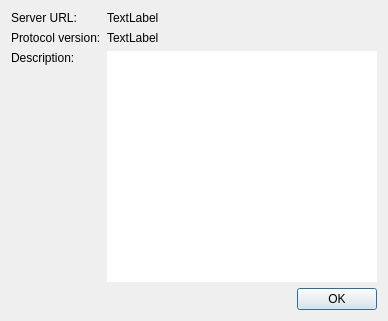
<ui version="4.0" >
 <class>aboutServerDialog</class>
 <widget class="QDialog" name="aboutServerDialog" >
  <property name="windowModality" >
   <enum>Qt::ApplicationModal</enum>
  </property>
  <property name="geometry" >
   <rect>
    <x>0</x>
    <y>0</y>
    <width>388</width>
    <height>321</height>
   </rect>
  </property>
  <property name="windowTitle" >
   <string>About the server</string>
  </property>
  <layout class="QGridLayout" name="gridLayout" >
   <item row="0" column="0" >
    <layout class="QHBoxLayout" name="horizontalLayout" >
     <item>
      <layout class="QVBoxLayout" name="verticalLayout_2" >
       <item>
        <widget class="QLabel" name="label" >
         <property name="text" >
          <string>Server URL:</string>
         </property>
        </widget>
       </item>
       <item>
        <widget class="QLabel" name="label_2" >
         <property name="text" >
          <string>Protocol version:</string>
         </property>
        </widget>
       </item>
       <item>
        <widget class="QLabel" name="label_3" >
         <property name="text" >
          <string>Description:</string>
         </property>
        </widget>
       </item>
       <item>
        <spacer name="verticalSpacer" >
         <property name="orientation" >
          <enum>Qt::Vertical</enum>
         </property>
         <property name="sizeHint" stdset="0" >
          <size>
           <width>20</width>
           <height>40</height>
          </size>
         </property>
        </spacer>
       </item>
      </layout>
     </item>
     <item>
      <layout class="QVBoxLayout" name="verticalLayout" >
       <item>
        <widget class="QLabel" name="urlLabel" >
         <property name="text" >
          <string>TextLabel</string>
         </property>
        </widget>
       </item>
       <item>
        <widget class="QLabel" name="protocolLabel" >
         <property name="text" >
          <string>TextLabel</string>
         </property>
        </widget>
       </item>
       <item>
        <widget class="QTextBrowser" name="descBrowser" >
         <property name="frameShape" >
          <enum>QFrame::NoFrame</enum>
         </property>
         <property name="frameShadow" >
          <enum>QFrame::Plain</enum>
         </property>
        </widget>
       </item>
      </layout>
     </item>
    </layout>
   </item>
   <item row="1" column="0" >
    <widget class="QDialogButtonBox" name="buttonBox" >
     <property name="standardButtons" >
      <set>QDialogButtonBox::Ok</set>
     </property>
    </widget>
   </item>
  </layout>
 </widget>
 <resources/>
 <connections/>
</ui>
